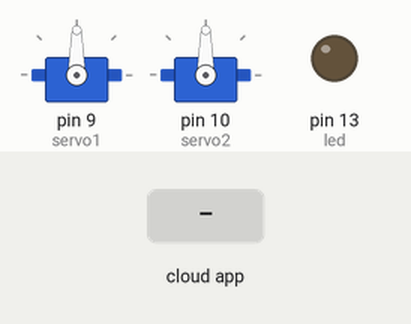
Recording of a sketch running on a simulated Arduino Uno, built with avr-gcc and run on an emulated ATmega328P. Parts: 2 × servo, output pins drawn as LEDs (lit = HIGH). Inputs (shaded band) come from the test bench. The ROS host is connected and sends only what is stated.

Above: at 1.2 s.
1.3 s: the phone or cloud app sets neck_pan_goal to 0
At 2.2 s:
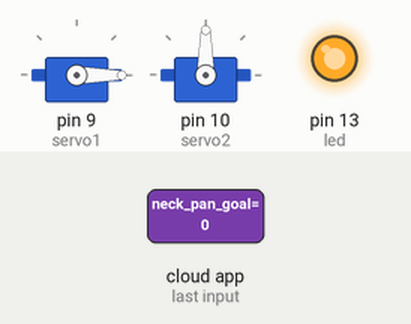
2.8 s: the phone or cloud app sets neck_tilt_goal to 0
At 4.0 s:
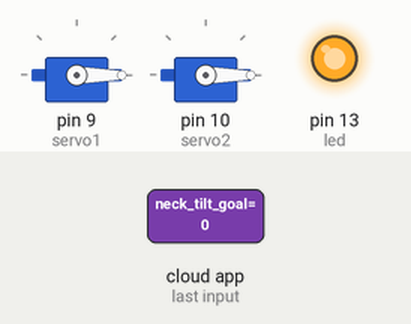
4.3 s: the phone or cloud app sets neck_pan_goal to 45
At 4.6 s:
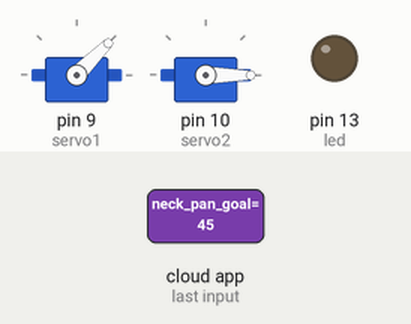
5.8 s: the phone or cloud app sets neck_tilt_goal to 45
At 6.7 s:
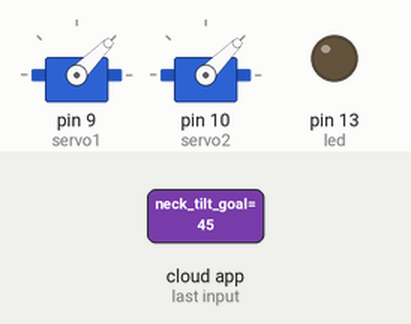
7.3 s: the phone or cloud app sets neck_pan_goal to 90
At 8.3 s:
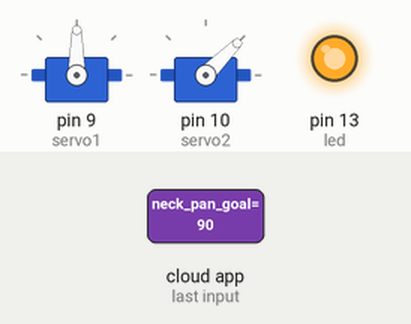
8.8 s: the phone or cloud app sets neck_tilt_goal to 90
At 9.2 s:
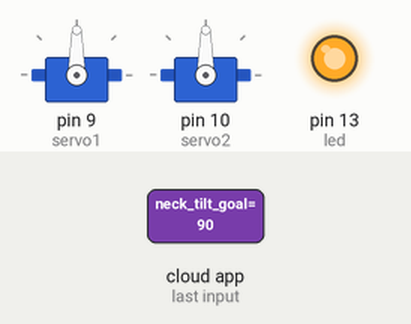
Timing chart, 0 to 11.3 s (numbered marks = the images above; inputs shaded):
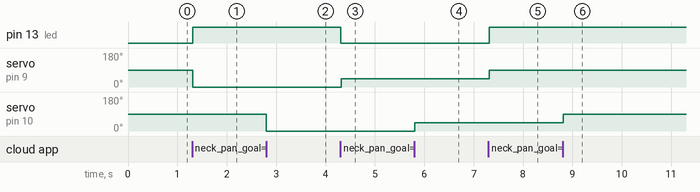

Measured:
- after the input at 1.3 s, pin 13 (led): LOW → HIGH at once; servo on pin 9 (servo1): 90° → 0° at once
- after the input at 2.8 s, servo on pin 10 (servo2): 90° → 0° at once
- after the input at 4.3 s, pin 13 (led): HIGH → LOW at once; servo on pin 9 (servo1): 0° → 45° at once
- after the input at 5.8 s, servo on pin 10 (servo2): 0° → 45° at once
- after the input at 7.3 s, pin 13 (led): LOW → HIGH at once; servo on pin 9 (servo1): 45° → 90° at once
- after the input at 8.8 s, servo on pin 10 (servo2): 45° → 90° at once

The sketch:

ServoControl_v2.ino
```cpp
#if (ARDUINO >= 100)
 #include <Arduino.h>
#else
 #include <WProgram.h>
#endif

#include <Servo.h>
#include <ros.h>
#include <std_msgs/UInt16.h>

ros::NodeHandle  nh;

Servo servo1;
Servo servo2;

void servo1_cb( const std_msgs::UInt16&  cmd_msg){
  servo1.write(cmd_msg.data); //set servo angle, should be from 0-180
  digitalWrite(13, HIGH-digitalRead(13));  //toggle led
}

void servo2_cb( const std_msgs::UInt16&  cmd_msg){
  servo2.write(cmd_msg.data); //set servo angle, should be from 0-180
  //digitalWrite(13, HIGH-digitalRead(13));  //toggle led
}
ros::Subscriber<std_msgs::UInt16> sub1("/head/neck_pan_goal", servo1_cb);
ros::Subscriber<std_msgs::UInt16> sub2("/head/neck_tilt_goal", servo2_cb);

void setup(){
  pinMode(13, OUTPUT);

  nh.initNode();
  nh.subscribe(sub1);
  nh.subscribe(sub2);

  servo1.attach(9); //attach it to pin 9
  servo2.attach(10);//attach it to pin10
}

void loop(){
  nh.spinOnce();
  delay(20);
}
```
